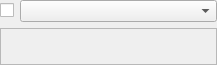
<?xml version="1.0" encoding="UTF-8"?>
<ui version="4.0">
 <author>
SPDX-FileCopyrightText: none
SPDX-License-Identifier: GPL-3.0-only OR LicenseRef-KDE-Accepted-GPL
 </author>
 <class>MultiSwitchParamWidget_UI</class>
 <widget class="QWidget" name="MultiSwitchParamWidget_UI">
  <property name="geometry">
   <rect>
    <x>0</x>
    <y>0</y>
    <width>217</width>
    <height>65</height>
   </rect>
  </property>
  <layout class="QGridLayout" name="gridLayout">
   <property name="leftMargin">
    <number>0</number>
   </property>
   <property name="topMargin">
    <number>0</number>
   </property>
   <property name="rightMargin">
    <number>0</number>
   </property>
   <property name="bottomMargin">
    <number>0</number>
   </property>
   <item row="0" column="0">
    <layout class="QHBoxLayout" name="horizontalLayout">
     <item>
      <widget class="QCheckBox" name="m_checkBox">
       <property name="sizePolicy">
        <sizepolicy hsizetype="Maximum" vsizetype="Fixed">
         <horstretch>0</horstretch>
         <verstretch>0</verstretch>
        </sizepolicy>
       </property>
       <property name="text">
        <string/>
       </property>
      </widget>
     </item>
     <item>
      <widget class="QComboBox" name="methodCombo">
       <property name="sizePolicy">
        <sizepolicy hsizetype="MinimumExpanding" vsizetype="Fixed">
         <horstretch>0</horstretch>
         <verstretch>0</verstretch>
        </sizepolicy>
       </property>
      </widget>
     </item>
    </layout>
   </item>
   <item row="1" column="0">
    <widget class="QWidget" name="m_widgetComment" native="true">
     <layout class="QGridLayout" name="gridLayout_2">
      <property name="leftMargin">
       <number>0</number>
      </property>
      <property name="topMargin">
       <number>0</number>
      </property>
      <property name="rightMargin">
       <number>0</number>
      </property>
      <property name="bottomMargin">
       <number>0</number>
      </property>
      <item row="0" column="0">
       <widget class="QLabel" name="m_labelComment">
        <property name="frameShape">
         <enum>QFrame::StyledPanel</enum>
        </property>
        <property name="frameShadow">
         <enum>QFrame::Raised</enum>
        </property>
        <property name="textFormat">
         <enum>Qt::RichText</enum>
        </property>
        <property name="alignment">
         <set>Qt::AlignLeading|Qt::AlignLeft|Qt::AlignTop</set>
        </property>
        <property name="wordWrap">
         <bool>true</bool>
        </property>
       </widget>
      </item>
     </layout>
    </widget>
   </item>
  </layout>
 </widget>
 <resources/>
 <connections/>
</ui>
